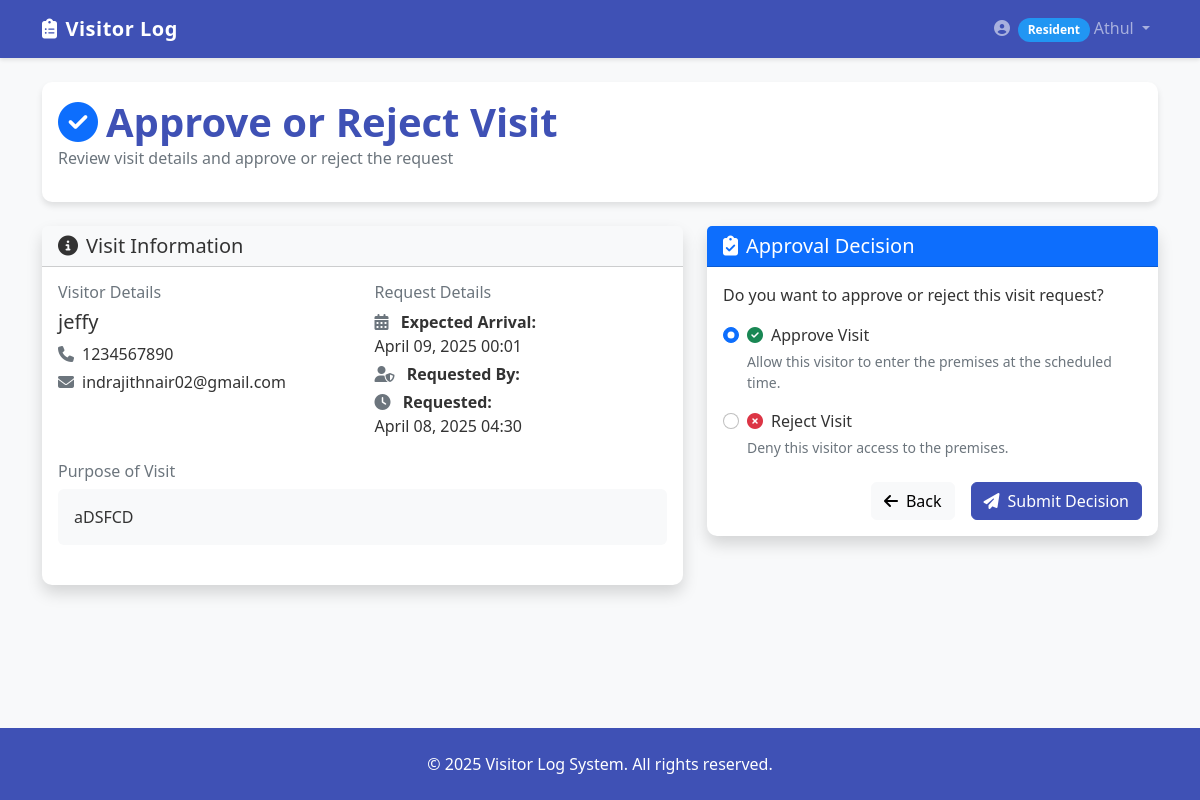
Screenshot of /visits/approve-reject/11/ (signed in) with the database file from the repository.
### users/models.py (models this page shows, shortened)
class CustomUser(AbstractUser):
    class Role(models.TextChoices):
        ADMIN = 'ADMIN', 'Admin'
        RESIDENT = 'RESIDENT', 'Resident'
        SECURITY = 'SECURITY', 'Security'
    role = models.CharField(
        max_length=10,
        choices=Role.choices,
        default=Role.RESIDENT
    )

### visits/models.py (models this page shows, shortened)
class Visit(models.Model):
    STATUS_CHOICES = (
        ('PENDING', 'Pending'),
        ('APPROVED', 'Approved'),
        ('REJECTED', 'Rejected'),
        ('CHECKED_IN', 'Checked In'),
        ('CHECKED_OUT', 'Checked Out'),
        ('CANCELLED', 'Cancelled'),
    )
    resident = models.ForeignKey(
        settings.AUTH_USER_MODEL,
        on_delete=models.CASCADE,
        related_name='resident_visits',
        limit_choices_to={'role': 'RESIDENT'}
    )
    visitor_name = models.CharField(max_length=100)
    visitor_phone = models.CharField(max_length=20, blank=True, null=True)
    visitor_email = models.EmailField(blank=True, null=True)
    purpose = models.CharField(max_length=200)
    status = models.CharField(max_length=20, choices=STATUS_CHOICES, default='PENDING')
    requested_by = models.ForeignKey(
        settings.AUTH_USER_MODEL,
        on_delete=models.CASCADE,
        related_name='requested_visits',
        limit_choices_to={'role': 'SECURITY'},
        null=True,  # Make this field optional to fix the issue
        blank=True
    )
    requested_at = models.DateTimeField(auto_now_add=True)
    expected_arrival = models.DateTimeField(null=True, blank=True)
    entry_time = models.DateTimeField(null=True, blank=True)
    exit_time = models.DateTimeField(null=True, blank=True)
    approval_time = models.DateTimeField(null=True, blank=True)
    rejection_reason = models.TextField(blank=True, null=True)
    notes = models.TextField(blank=True, null=True)
    class Meta:
        ordering = ['-requested_at']

### users/views.py (the view)
        def wrapper(request, *args, **kwargs):
            if request.user.is_authenticated and request.user.role in allowed_roles:
                return view_func(request, *args, **kwargs)
            messages.error(request, 'You do not have permission to access this page.')
            return redirect('dashboard')

### visits/forms.py (shortened to what this page needs)
class VisitApprovalForm(forms.Form):
    APPROVAL_CHOICES = (
        ('APPROVE', 'Approve'),
        ('REJECT', 'Reject'),
    )
    action = forms.ChoiceField(choices=APPROVAL_CHOICES, widget=forms.RadioSelect)
    rejection_reason = forms.CharField(
        widget=forms.Textarea(attrs={'rows': 3}),
        required=False,
        help_text="Required if you're rejecting the request"
    )

### users/views.py (called while the page is built)
def role_required(allowed_roles):
    def decorator(view_func):
        def wrapper(request, *args, **kwargs):
            if request.user.is_authenticated and request.user.role in allowed_roles:
                return view_func(request, *args, **kwargs)
            messages.error(request, 'You do not have permission to access this page.')
            return redirect('dashboard')
        return wrapper
    return decorator

### visits/templates/visits/approve_reject_visit.html (shortened to what this page needs)
{% extends "base.html" %}
{% load static %}
{% block content %}
<div class="container">
    <div class="row mb-4">
        <div class="col-12">
            <div class="card">
                <div class="card-body">
                    <h1 class="card-title mb-0">
                        <i class="fas fa-check-circle text-primary me-2"></i>Approve or Reject Visit
                    </h1>
                    <p class="text-muted">Review visit details and approve or reject the request</p>
                </div>
            </div>
        </div>
    </div>
    <div class="row">
        <div class="col-md-7">
            <div class="card shadow mb-4 mb-md-0">
                <div class="card-header bg-light">
                    <h5 class="mb-0">
                        <i class="fas fa-info-circle me-2"></i>Visit Information
                    </h5>
                </div>
                <div class="card-body">
                    <div class="row">
                        <div class="col-md-6">
                            <div class="mb-4">
                                <h6 class="text-muted mb-2">Visitor Details</h6>
                                <h5>{{ visit.visitor_name }}</h5>
                                {% if visit.visitor_phone %}
                                    <p class="mb-1">
                                        <i class="fas fa-phone text-secondary me-2"></i>{{ visit.visitor_phone }}
                                    </p>
                                {% endif %}
                                {% if visit.visitor_email %}
                                    <p class="mb-1">
                                        <i class="fas fa-envelope text-secondary me-2"></i>{{ visit.visitor_email }}
                                    </p>
                                {% endif %}
                            </div>
                        </div>
                        <div class="col-md-6">
                            <div class="mb-4">
                                <h6 class="text-muted mb-2">Request Details</h6>
                                <p class="mb-1">
                                    <i class="fas fa-calendar-alt text-secondary me-2"></i>
                                    <strong>Expected Arrival:</strong>
                                    <br/>{{ visit.expected_arrival|date:"F d, Y H:i" }}
                                </p>
                                <p class="mb-1">
                                    <i class="fas fa-user-shield text-secondary me-2"></i>
                                    <strong>Requested By:</strong>
                                    <br/>{{ visit.requested_by.get_full_name }}
                                </p>
                                <p class="mb-1">
                                    <i class="fas fa-clock text-secondary me-2"></i>
                                    <strong>Requested:</strong>
                                    <br/>{{ visit.requested_at|date:"F d, Y H:i" }}
                                </p>
                            </div>
                        </div>
                    </div>
                    <div class="mb-4">
                        <h6 class="text-muted mb-2">Purpose of Visit</h6>
                        <div class="p-3 bg-light rounded">{{ visit.purpose }}</div>
                    </div>
                </div>
            </div>
        </div>
        <div class="col-md-5">
            <div class="card shadow">
                <div class="card-header bg-primary text-white">
                    <h5 class="mb-0">
                        <i class="fas fa-clipboard-check me-2"></i>Approval Decision
                    </h5>
                </div>
                <div class="card-body">
                    <form method="post" class="needs-validation" novalidate>
                        <div class="mb-4">
                            <p>Do you want to approve or reject this visit request?</p>
                            <div class="form-check mb-3">
                                <input class="form-check-input" type="radio" name="{{ form.action.name }}" id="approve" value="APPROVE" required checked>
                                <label class="form-check-label" for="approve">
                                    <i class="fas fa-check-circle text-success me-2"></i>Approve Visit
                                </label>
                                <div class="form-text">
                                    Allow this visitor to enter the premises at the scheduled time.
                                </div>
                            </div>
                            <div class="form-check">
                                <input class="form-check-input" type="radio" name="{{ form.action.name }}" id="reject" value="REJECT" required>
                                <label class="form-check-label" for="reject">
                                    <i class="fas fa-times-circle text-danger me-2"></i>Reject Visit
                                </label>
                                <div class="form-text">
                                    Deny this visitor access to the premises.
                                </div>
                            </div>
                        </div>
                        <div class="d-grid gap-2 d-md-flex justify-content-md-end mt-4">
                            <a href="{% url 'resident_visit_requests' %}" class="btn btn-light me-md-2">
                                <i class="fas fa-arrow-left me-2"></i>Back
                            </a>
                            <button type="submit" class="btn btn-primary">
                                <i class="fas fa-paper-plane me-2"></i>Submit Decision
                            </button>
                        </div>
                    </form>
                </div>
            </div>
        </div>
    </div>
</div>
{% endblock %}

### users/templates/base.html (shortened to what this page needs)
<!DOCTYPE html>
<html lang="en">
<head>
    <link href="https://cdn.jsdelivr.net/npm/bootstrap@5.2.3/dist/css/bootstrap.min.css" rel="stylesheet">
    <link rel="stylesheet" href="https://cdnjs.cloudflare.com/ajax/libs/font-awesome/6.1.1/css/all.min.css">
</head>
<body>
    <nav class="navbar navbar-expand-lg navbar-dark">
        <div class="container">
            <a class="navbar-brand" href="{% url 'dashboard' %}">
                <i class="fas fa-clipboard-list me-2"></i>Visitor Log
            </a>
            <div class="collapse navbar-collapse" id="navbarNav">
                <ul class="navbar-nav ms-auto">
                    {% if user.is_authenticated %}
                        <li class="nav-item dropdown">
                            <a class="nav-link dropdown-toggle" href="#" id="navbarDropdown" role="button"
                                data-bs-toggle="dropdown" aria-expanded="false">
                                <i class="fas fa-user-circle me-1"></i>
                                {% if user.role == 'ADMIN' %}
                                    <span class="badge admin-role">Admin</span>
                                {% elif user.role == 'SECURITY' %}
                                    <span class="badge security-role">Security</span>
                                {% elif user.role == 'RESIDENT' %}
                                    <span class="badge resident-role">Resident</span>
                                {% endif %}
                                {{ user.username }}
                            </a>
                        </li>
                    {% else %}
                        <li class="nav-item">
                            <a class="nav-link" href="{% url 'login' %}">
                                <i class="fas fa-sign-in-alt me-1"></i>Login
                            </a>
                        </li>
                    {% endif %}
                </ul>
            </div>
        </div>
    </nav>
    <main class="py-4">
        {% block content %}{% endblock %}
    </main>
    <footer class="footer">
        <div class="container text-center">
            <p class="mb-0">© 2025 Visitor Log System. All rights reserved.</p>
        </div>
    </footer>
</body>
</html>

### users/templates/base.html (style rules this page uses)
:root { --primary-color: #3f51b5; --secondary-color: #f50057; --dark-color: #303030; --light-color: #f5f5f5; --success-color: #4caf50; --warning-color: #ff9800; --danger-color: #f44336; --info-color: #2196f3; }
body { font-family: 'Segoe UI', Tahoma, Geneva, Verdana, sans-serif; background-color: #f8f9fa; color: #333; min-height: 100vh; display: flex; flex-direction: column; }
.navbar { background-color: var(--primary-color); box-shadow: 0 2px 4px rgba(0, 0, 0, 0.1); }
.navbar-brand { font-weight: 700; letter-spacing: 0.5px; }
.navbar .nav-link { font-weight: 500; transition: all 0.3s ease; }
.card { border: none; border-radius: 10px; box-shadow: 0 4px 6px rgba(0, 0, 0, 0.1); transition: all 0.3s ease; }
.card-title { font-weight: 600; color: var(--primary-color); }
.btn-primary { background-color: var(--primary-color); border-color: var(--primary-color); }
.footer { background-color: var(--primary-color); color: white; padding: 1.5rem 0; margin-top: auto; }
.badge { padding: 0.5em 0.8em; border-radius: 30px; }
.resident-role { background-color: var(--info-color); color: white; }

### rows the page displays
CustomUser: username "Athul"
Visit: visitor_name "jeffy", visitor_phone "1234567890", visitor_email "indrajithnair02@gmail.com", expected_arrival "April 09, 2025 00:01", requested_at "April 08, 2025 04:30", purpose "aDSFCD"
